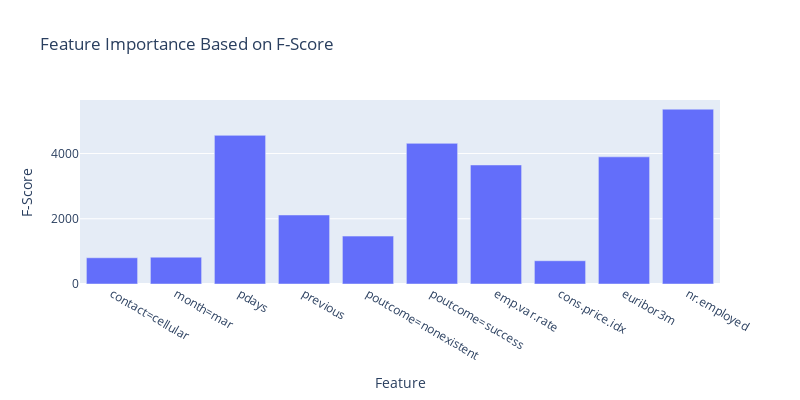

Notebook source saved alongside this figure:
### Code cell
from sklearn.feature_selection import SelectKBest, f_classif

# Perform feature selection
X = data.drop(["class", "duration"], axis=1) # Duration directly influences class, thus it is dropped
y = data["class"]

kbest_selector = SelectKBest(f_classif)
X_new = kbest_selector.fit_transform(X, y)

# Get the selected feature indices
selected_indices = kbest_selector.get_support(indices=True)

# Get the feature names
selected_feature_names = X.columns[selected_indices]

# Create a DataFrame with selected feature names and their F-statistic scores
selected_features_df = pd.DataFrame({'Feature': selected_feature_names, 'F-Score': kbest_selector.scores_[selected_indices]})

# Create a bar chart using Plotly
fig = px.bar(selected_features_df, x='Feature', y='F-Score', width=800, height=400, title='Feature Importance Based on F-Score')
fig.update_xaxes(title_text='Feature')
fig.update_yaxes(title_text='F-Score')
fig.show()

### Figure 1 — Plotly figure (JSON) as saved in the notebook; plotly's stock layout.template omitted (floating-point values rounded to 4 significant figures)
{"data": [{"alignmentgroup": "True", "hovertemplate": "Feature=%{x}<br>F-Score=%{y}<extra></extra>", "legendgroup": "", "marker": {"color": "#636efa", "pattern": {"shape": ""}}, "name": "", "offsetgroup": "", "orientation": "v", "showlegend": false, "textposition": "auto", "type": "bar", "x": ["contact=cellular", "month=mar", "pdays", "previous", "poutcome=nonexistent", "poutcome=success", "emp.var.rate", "cons.price.idx", "euribor3m", "nr.employed"], "xaxis": "x", "y": [803.8, 821.9, 4556.0, 2115.0, 1468.0, 4311.0, 3648.0, 712.9, 3897.0, 5358.0], "yaxis": "y"}], "layout": {"barmode": "relative", "height": 400, "legend": {"tracegroupgap": 0}, "title": {"text": "Feature Importance Based on F-Score"}, "width": 800, "xaxis": {"anchor": "y", "domain": [0, 1], "title": {"text": "Feature"}}, "yaxis": {"anchor": "x", "domain": [0, 1], "title": {"text": "F-Score"}}}}
